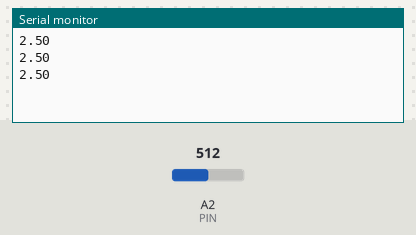
The sketch below on a simulated Arduino Uno, built with avr-gcc and run on an emulated ATmega328P. On the bench: the last lines printed to the serial monitor. Inputs (shaded band) come from the test bench; at power-on: A2 (PIN) = 512.

Above: at 1.3 s.
1.4 s: A2 (PIN) set to 716
At 1.9 s:
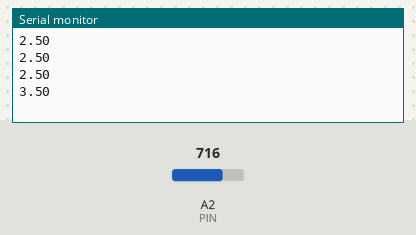
2.9 s: A2 (PIN) set to 900
At 3.4 s:
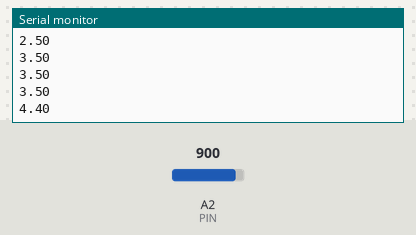
Timing chart, 0 to 5.9 s (numbered marks = the images above; inputs shaded):
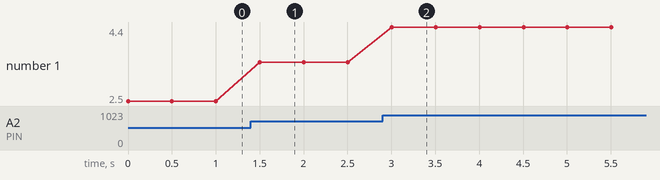

Measured:
- after the input at 1.4 s, the serial monitor: prints a new line after 0.10 s (image 1)
- after the input at 2.9 s, the serial monitor: prints a new line after 0.10 s (image 2)
- plotted number 1: 2.5 → 3.5 after the input at 1.4 s, 3.5 → 4.4 after the input at 2.9 s

The sketch:

arduino_7_potentiometer1.ino
```cpp
// C++ code
//
int PIN = A2;
int readVal;
float V;


void setup()
{
  pinMode(PIN, INPUT);
  Serial.begin(9600);
}

void loop()
{
  readVal = analogRead(PIN);
  V = (5./1023.)*readVal;
  Serial.println(V);
  delay(500);
}
```
